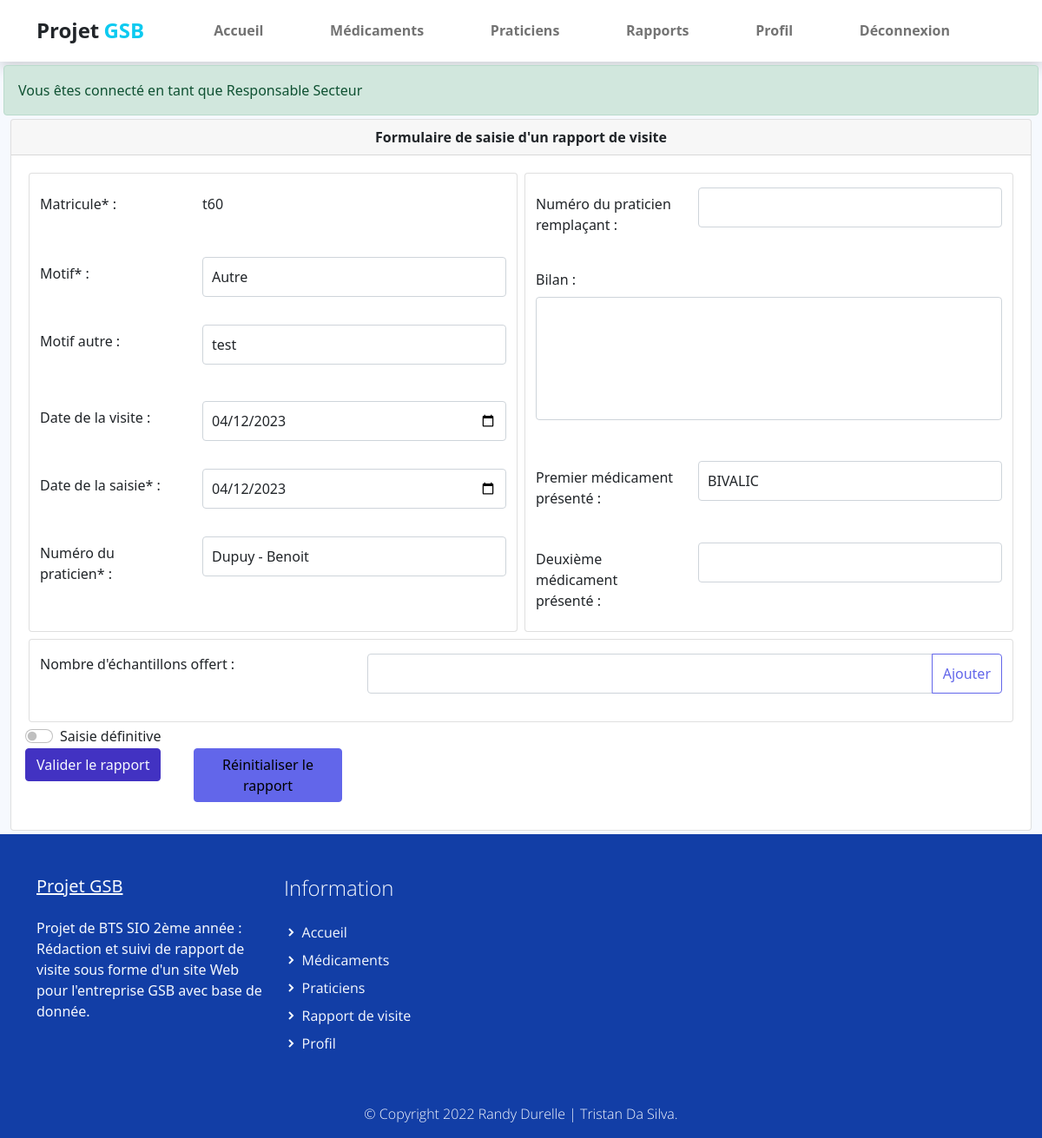
The app's page /index.php?uc=rapports&action=terminerRapport&idR=9 (signed in) with its own data.
### tables this page shows
CREATE TABLE IF NOT EXISTS `rapport_visite` (
  `COL_MATRICULE` varchar(10) NOT NULL,
  `RAP_NUM` int(11) NOT NULL,
  `PRA_NUM` int(11) NOT NULL,
  `RAP_DATEVISITE` date DEFAULT NULL,
  `RAP_BILAN` varchar(255) DEFAULT NULL,
  `RAP_MOTIFAUTRE` varchar(255) DEFAULT NULL,
  `RAP_DATESAISIE` date NOT NULL,
  `MOT_ID` int(11) NOT NULL,
  `PRA_NUM_REMP` int(11) DEFAULT NULL,
  `MED_DEPOTLEGAL_1` varchar(10) DEFAULT NULL,
  `MED_DEPOTLEGAL_2` varchar(10) DEFAULT NULL,
  `STATUS` char(1) NOT NULL,
  `RAP_ETAT` char(1) DEFAULT NULL,
  PRIMARY KEY (`COL_MATRICULE`,`RAP_NUM`),
  KEY `PRA_NUM` (`PRA_NUM`),
  KEY `COL_MATRICULE` (`COL_MATRICULE`),
  KEY `FK_rapport_visite_praticien_remp` (`PRA_NUM_REMP`),
  KEY `FK_rapport_visite_medicament` (`MED_DEPOTLEGAL_1`),
  KEY `FK_rapport_visite_medicament2` (`MED_DEPOTLEGAL_2`),
  KEY `FK_rapport_visite_motif` (`MOT_ID`)
);

### modele/rapport.modele.inc.php (called while the page is built, shortened)
<?php
function getMotifs()
{
    try {
        $monPdo = connexionPDO();
        $req = 'SELECT MOT_ID, MOT_LIBELLE FROM motifs';
        $res = $monPdo->query($req);
        $motifs = $res->fetchAll(PDO::FETCH_ASSOC);
        return $motifs;
    } catch (PDOException $e) {
        print "Erreur !: " . $e->getMessage();
        die();
    }
}
function getRapportVisiteById(int $idR)
{
    try {
        $monPdo = connexionPDO();
        $ch = 'SELECT RAP_NUM, p.PRA_NOM, RAP_DATEVISITE, RAP_BILAN, RAP_MOTIFAUTRE, RAP_DATESAISIE, m.MOT_LIBELLE, med1.MED_NOMCOMMERCIAL as medicament1, med2.MED_NOMCOMMERCIAL as medicament2 FROM rapport_visite r
        INNER JOIN praticien p
        ON r.PRA_NUM=p.PRA_NUM
        INNER JOIN motifs m
        ON r.MOT_ID = m.MOT_ID
        LEFT JOIN medicament med1
        ON r.MED_DEPOTLEGAL_1 = med1.MED_DEPOTLEGAL
        LEFT JOIN medicament med2
        ON r.MED_DEPOTLEGAL_2 = med2.MED_DEPOTLEGAL
        WHERE RAP_NUM = :id';
        $req = $monPdo->prepare($ch);
        $req->bindValue(':id', $idR, PDO::PARAM_INT);
        $req->execute();
        $res = $req->fetch(PDO::FETCH_ASSOC);
        return $res;
    } catch (PDOException $e) {
        print "Erreur !: " . $e->getMessage();
        die();
    }
}

### modele/praticien.modele.inc.php (called while the page is built, shortened)
<?php
    function getAllNomPraticien(){
        try{
            $monPdo=connexionPDO();
            $req='SELECT PRA_NUM, PRA_NOM, PRA_PRENOM FROM praticien';
            $res =$monPdo->query($req);
            $result=$res->fetchAll();
            return $result;
        }
        catch (PDOException $e)
        {
            print "Erreur !: " . $e->getMessage();
            die();
        }
    }
?>

### modele/medicament.modele.inc.php (called while the page is built, shortened)
<?php
    function getAllNomMedicament(){
        try{
            $monPdo = connexionPDO();
            $req = 'SELECT MED_DEPOTLEGAL, MED_NOMCOMMERCIAL FROM medicament ORDER BY MED_NOMCOMMERCIAL';
            $res = $monPdo->query($req);
            $result = $res->fetchAll();
            return $result;
        }
        catch (PDOException $e){
            print "Erreur !: " . $e->getMessage();
            die();
        }
    }
?>

### vues/v_terminerRapport.php (the view, shortened to what this page needs)
<div class="container-fluid">
    <div class="card mb-1">
        <div class="card-header text-center fw-bold">
            Formulaire de saisie d'un rapport de visite
        </div>
        <form action="index.php?uc=rapports&action=choixRapp" method="POST">
            <div class="card-body">
                <div class="row justify-content-center gap-2 m-1">
                    <div class="card col">
                        <div class="mb-3 row mt-3">
                            <label for="matricule" class="col-sm-4 col-form-label">Matricule* :</label>
                            <div class="col-sm-8">
                                <input type="text" class="form-control-plaintext" name="matricule" id="matricule" value="<?= $matricule ?>" readonly>
                            </div>
                        </div>
                        <div class="mb-3 row mt-3">
                            <label for="motif1" class="col-sm-4 col-form-label">Motif* :</label>
                            <div class="col-sm-8">
                                <select class="form-control" onchange="testMotifAutre(this.value)" required>
                                    <?php
                                    foreach ($motifs as $motif) {
                                        if ($motif['MOT_LIBELLE'] == $rapport['MOT_LIBELLE']){
                                    ?>
                                        <option selected value="<?= $motif['MOT_ID'] ?>"><?= $motif['MOT_LIBELLE'] ?></option>
                                        <?php } else { ?>
                                        <option value="<?= $motif['MOT_ID'] ?>"><?= $motif['MOT_LIBELLE'] ?></option>
                                        <?php } ?>
                                    <?php } ?>
                                </select>
                            </div>
                        </div>
                        <?php if ($rapport['MOT_LIBELLE'] == "Autre") {?>
                        <div class="mb-3 row mt-3" id="divMotif2" >
                            <label for="motif2" class="col-sm-4 col-form-label">Motif autre :</label>
                            <div class="col-sm-8">
                                <input type="text" class="form-control" name="motif2" value="<?= $rapport['RAP_MOTIFAUTRE'] ?>" id="motif2" required>
                            </div>
                        </div>
                        <?php } ?>
                        <div class="mb-3 row mt-3">
                            <label for="dateVisite" class="col-sm-4 col-form-label">Date de la visite :</label>
                            <div class="col-sm-8">
                                <input type="date" class="form-control" name="dateVisite" value="<?= $rapport['RAP_DATEVISITE'] ?>" id="dateVisite">
                            </div>
                        </div>
                        <div class="mb-3 row mt-3">
                            <label for="dateSaisie" class="col-sm-4 col-form-label">Date de la saisie* :</label>
                            <div class="col-sm-8">
                                <input type="date" class="form-control" name="dateSaisie" value="<?= $rapport['RAP_DATESAISIE'] ?>" id="dateSaisie" required>
                            </div>
                        </div>
                        <div class="mb-3 row mt-3">
                            <label for="praticien" class="col-sm-4 col-form-label">Numéro du praticien* :</label>
                            <div class="col-sm-8">
                                <select class="form-control" required>
                                    <?php
                                    foreach ($praticiens as $praticien) {
                                        if ($praticien['PRA_NOM'] == $rapport['PRA_NOM']){
                                    ?>
                                        <option selected value="<?= $praticien['PRA_NUM'] ?>"><?= $praticien['PRA_NOM'] . " - " . $praticien['PRA_PRENOM'] ?></option>
                                        <?php } else { ?>
                                        <option value="<?= $praticien['PRA_NUM'] ?>"><?= $praticien['PRA_NOM'] . " - " . $praticien['PRA_PRENOM'] ?></option>
                                        <?php } ?>
                                    <?php } ?>
                                </select>
                            </div>
                        </div>
                    </div>
                    <div class="card col">
                        <div class="mb-3 row mt-3">
                            <label for="praticienRemp" class="col-sm-4 col-form-label">Numéro du praticien remplaçant :</label>
                            <div class="col-sm-8">
                                <select class="form-control">
                                    <option hidden></option>
                                    <?php
                                    foreach ($praticiens as $praticien) {
                                    ?>
                                        <option value="<?= $praticien['PRA_NUM'] ?>"><?= $praticien['PRA_NOM'] . " - " . $praticien['PRA_PRENOM'] ?></option>
                                    <?php
                                    }
                                    ?>
                                </select>
                            </div>
                        </div>
                        <div class="mb-3 row mt-3">
                            <label for="bilan" class="form-label">Bilan :</label>
                            <div class="col-sm-12">
                                <textarea class="form-control" id="bilan" name="bilan" value="<?= $rapport['RAP_BILAN'] ?>" rows="5"></textarea>
                            </div>
                        </div>
                        <div class="mb-3 row mt-3">
                            <label for="med11" class="col-sm-4 col-form-label">Premier médicament présenté :</label>
                            <div class="col-sm-8">
                                <select class="form-control">
                                    <?php
                                    foreach ($medicaments as $medicament) {
                                        if ($medicament['MED_NOMCOMMERCIAL'] == $rapport['medicament1']){
                                    ?>
                                            <option selected value="<?= $medicament['MED_DEPOTLEGAL'] ?>"><?= $medicament['MED_NOMCOMMERCIAL'] ?></option>
                                        <?php } else { ?>
                                            <option value="<?= $medicament['MED_DEPOTLEGAL'] ?>"><?= $medicament['MED_NOMCOMMERCIAL'] ?> </option>
                                        <?php } ?>
                                    <?php } ?>
                                </select>
                            </div>
                        </div>
                        <div class="mb-3 row mt-3">
                            <label for="med2" class="col-sm-4 col-form-label">Deuxième médicament présenté :</label>
                            <div class="col-sm-8">
                                <select class="form-control">
                                    <option hidden></option>
                                    <?php
                                    foreach ($medicaments as $medicament) {
                                        if ($medicament['MED_NOMCOMMERCIAL'] == $rapport['medicament2']){
                                    ?>
                                            <option selected value="<?= $medicament['MED_DEPOTLEGAL'] ?>"><?= $medicament['MED_NOMCOMMERCIAL'] ?></option>
                                        <?php } else { ?>
                                            <option value="<?= $medicament['MED_DEPOTLEGAL'] ?>"><?= $medicament['MED_NOMCOMMERCIAL'] ?> </option>
                                        <?php } ?>
                                    <?php } ?>
                                </select>
                            </div>
                        </div>
                    </div>
                    <div class="card">
                        <div class="mb-3 row mt-3">
                            <label for="echantillons" class=" col-sm-4 form-label">Nombre d'échantillons offert :</label>
                            <div class="col-sm-8">
                                <div class="input-group mb-3">
                                    <input type="number" class="form-control" id="echantillons" name="echantillons" aria-describedby="buttonAdd" min="0" max="10">
                                    <button class="btn btn-outline-secondary" type="button" id="buttonAdd" onclick="discoverEchs(echantillons.value)">Ajouter</button>
                                </div>
                            </div>
                        </div>
                    </div>
                </div>
                <div class="form-check form-switch">
                    <input class="form-check-input" name="checkSaisie" type="checkbox" role="switch" id="switchSaisie">
                    <label class="form-check-label" for="switchSaisie">Saisie définitive</label>
                </div>
                <div class="row justify-content-start">
                    <div class="col-2">
                        <button type="submit" class="btn btn-primary">Valider le rapport</button>
                    </div>
                    <div class="col-2">
                        <button type="reset" class="btn btn-secondary">Réinitialiser le rapport</button>
                    </div>
                </div>
            </div>
        </form>
    </div>
</div>

### assets/css/custom.css (style rules this page uses)
body, html { height: 100%; margin: 0; padding: 0; }
body { background: #f6f9fe !important; width: 100%; position: relative; display: table; }
.form-control { position: relative; font-size: 16px; height: auto; padding: 10px; }
input[type="text"] { margin-bottom: 10px; }
textarea { resize: none; width: 100%; margin-bottom: 15px; height: 80px; }

### records on screen
rapport_visite: motif2 "test", dateVisite "04/12/2023", dateSaisie "04/12/2023"

### other values on screen
$_SESSION['libHab'] "Responsable Secteur"
form field value "Autre"
form field value "Dupuy - Benoit"
form field value "BIVALIC"
